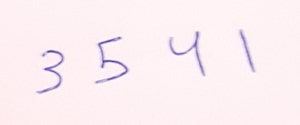
#> input picture sample.jpg, 300 x 125 px
$ python multidigit.py
#> lines starting #> are read from the running program, lines starting #| are printed output that depends on the picture; after the words box and inside, x2 and y2 are one past the last pixel; in counts of white or black regions, pixels touching at a corner belong together
import cv2
import numpy as np
import pandas as pd

file = "sample.jpg"

orig_image = cv2.imread(file)
#> orig_image is the input picture: shape (125, 300, 3); mean B, G, R 242.3, 238.3, 251.6

def process(image):
	image= cv2.cvtColor(image.copy(),cv2.COLOR_BGR2GRAY)
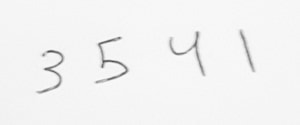
#> image: shape (125, 300); min 76, max 251, mean 242.9
	ret,thresh = cv2.threshold(image,200,255,cv2.THRESH_BINARY)
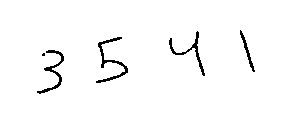
#> thresh: shape (125, 300); 97.7% white; black in thin lines or dots, all inside (x1, y1, x2, y2) = (37, 30, 255, 94)
	inv = cv2.bitwise_not(thresh)
	struct = np.ones((3,3),np.uint8)
	dilated = cv2.dilate(inv ,struct,iterations=1)
#> dilated: shape (125, 300); 4.6% white; 4 white regions, box (x1, y1, x2, y2) and area: (95, 36, 129, 84) 555, (36, 49, 65, 95) 484, (168, 30, 206, 77) 435, (239, 29, 256, 73) 240
	edges = cv2.Canny(dilated,30,200)
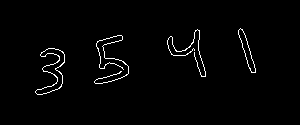
#> edges: shape (125, 300); 1.8% white in thin lines or dots, all inside (x1, y1, x2, y2) = (35, 28, 256, 95)
	return edges,dilated

def manage_contours(image,orig_image):
	results=[]
	contours,hier = cv2.findContours(image,cv2.RETR_EXTERNAL,cv2.CHAIN_APPROX_SIMPLE)
#> contours = 4 contours, 2 with area under 20; largest, box (x1, y1, x2, y2) and area: (35, 48, 65, 95) 488, (238, 28, 256, 73) 238
	cv2.drawContours(orig_image,contours,-1,(255,255,255),2)
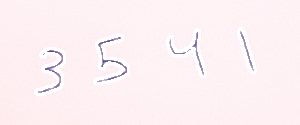
#> orig_image: shape (125, 300, 3); mean of channels 0, 1, 2 243.2, 240.3, 252.8; drawn as B, G, R
	for cnt in contours:
		x,y,w,h = cv2.boundingRect(cnt)
		small_image = orig_image[y:y+h,x:x+w]
		results.append(small_image)
#> this loop made 4 passes
#> (x, y, w, h) on passes 1 to 4: (35, 48, 30, 47), (94, 35, 35, 49), (167, 29, 39, 48), (238, 28, 18, 45)
#> pass 3, in manage_contours, `small_image = orig_image[y:y+h,x:x+w]`:
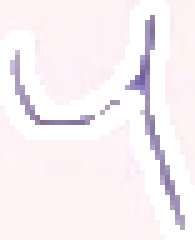
#> small_image: shape (48, 39, 3) (shown 5 times larger); mean of channels 0, 1, 2 243.8, 239.4, 247.9; drawn as B, G, R
#> after the loop, results = 4 items
	return orig_image,contours,results

def save_and_process_individual_images(ilist):
	for c,img in enumerate(ilist):
		edg,dil = process(img)
		cv2.imwrite(str(c)+".jpg",dil)

def get_processed_images(ilist):
	res = []
	for img in ilist:
		edg,dil = process(img)
		res.append((edg,dil))
	return res


edges,dilated = process(orig_image)
new_image,contours,res = manage_contours(edges,orig_image.copy())
#> res = 4 items
save_and_process_individual_images(res)
#> the loop in save_and_process_individual_images, `for c,img in enumerate(ilist):` made 4 passes
#> pass 1, in process (call 2), `ret,thresh = cv2.threshold(image,200,255,cv2.THRESH_BINARY)`:
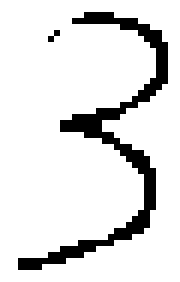
#> thresh: shape (47, 30) (shown 6 times larger); 87.9% white; black in thin lines or dots, all inside (x1, y1, x2, y2) = (3, 2, 28, 45)
#> pass 1, in process (call 2), `dilated = cv2.dilate(inv ,struct,iterations=1)`:
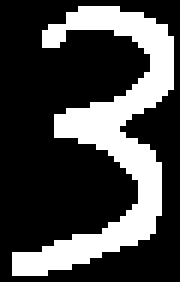
#> dilated: shape (47, 30) (shown 6 times larger); 28.1% white; 1 white region, box (x1, y1, x2, y2) and area: (2, 1, 29, 46) 396
